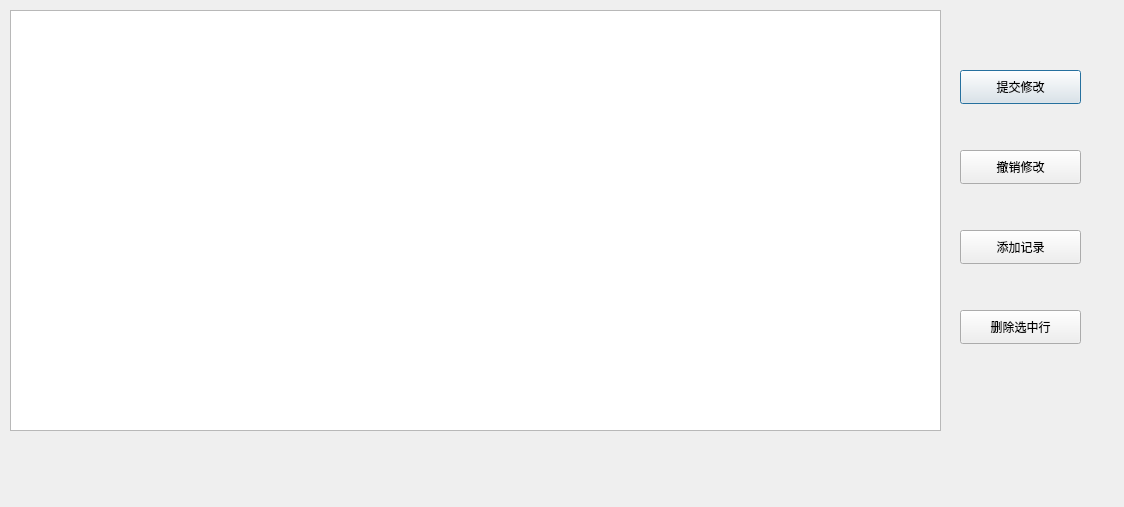
<?xml version="1.0" encoding="UTF-8"?>
<ui version="4.0">
 <class>UsersManage</class>
 <widget class="QDialog" name="UsersManage">
  <property name="geometry">
   <rect>
    <x>0</x>
    <y>0</y>
    <width>1124</width>
    <height>507</height>
   </rect>
  </property>
  <property name="windowTitle">
   <string>账户管理</string>
  </property>
  <widget class="QTableView" name="tableView">
   <property name="geometry">
    <rect>
     <x>10</x>
     <y>10</y>
     <width>931</width>
     <height>421</height>
    </rect>
   </property>
  </widget>
  <widget class="QPushButton" name="submit_btn">
   <property name="geometry">
    <rect>
     <x>960</x>
     <y>70</y>
     <width>121</width>
     <height>34</height>
    </rect>
   </property>
   <property name="text">
    <string>提交修改</string>
   </property>
  </widget>
  <widget class="QPushButton" name="cancel_btn">
   <property name="geometry">
    <rect>
     <x>960</x>
     <y>150</y>
     <width>121</width>
     <height>34</height>
    </rect>
   </property>
   <property name="text">
    <string>撤销修改</string>
   </property>
  </widget>
  <widget class="QPushButton" name="add_btn">
   <property name="geometry">
    <rect>
     <x>960</x>
     <y>230</y>
     <width>121</width>
     <height>34</height>
    </rect>
   </property>
   <property name="text">
    <string>添加记录</string>
   </property>
  </widget>
  <widget class="QPushButton" name="del_btn">
   <property name="geometry">
    <rect>
     <x>960</x>
     <y>310</y>
     <width>121</width>
     <height>34</height>
    </rect>
   </property>
   <property name="text">
    <string>删除选中行</string>
   </property>
  </widget>
 </widget>
 <resources/>
 <connections/>
</ui>
